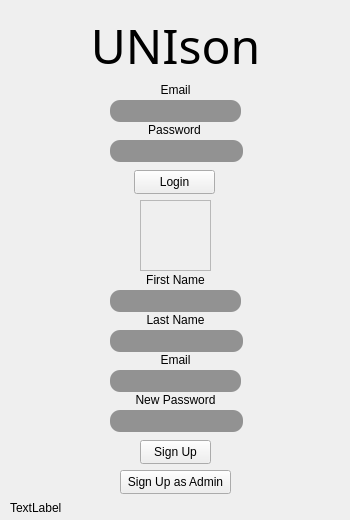
<?xml version="1.0" encoding="UTF-8"?>
<ui version="4.0">
 <class>login</class>
 <widget class="QMainWindow" name="login">
  <property name="geometry">
   <rect>
    <x>0</x>
    <y>0</y>
    <width>350</width>
    <height>520</height>
   </rect>
  </property>
  <property name="minimumSize">
   <size>
    <width>350</width>
    <height>520</height>
   </size>
  </property>
  <property name="maximumSize">
   <size>
    <width>350</width>
    <height>520</height>
   </size>
  </property>
  <property name="windowTitle">
   <string>Login</string>
  </property>
  <property name="styleSheet">
   <string notr="true">QLineEdit{

border-radius: 10px;
background-color: #929292;
color: white;
}
</string>
  </property>
  <widget class="QWidget" name="centralwidget">
   <property name="styleSheet">
    <string notr="true"/>
   </property>
   <widget class="QLabel" name="label_2">
    <property name="geometry">
     <rect>
      <x>10</x>
      <y>330</y>
      <width>331</width>
      <height>31</height>
     </rect>
    </property>
    <property name="font">
     <font>
      <pointsize>16</pointsize>
     </font>
    </property>
    <property name="text">
     <string/>
    </property>
    <property name="alignment">
     <set>Qt::AlignCenter</set>
    </property>
   </widget>
   <widget class="QLabel" name="lNameLabel">
    <property name="geometry">
     <rect>
      <x>10</x>
      <y>310</y>
      <width>331</width>
      <height>20</height>
     </rect>
    </property>
    <property name="text">
     <string>Last Name</string>
    </property>
    <property name="alignment">
     <set>Qt::AlignCenter</set>
    </property>
   </widget>
   <widget class="QLabel" name="emailLabel_2">
    <property name="geometry">
     <rect>
      <x>10</x>
      <y>350</y>
      <width>331</width>
      <height>20</height>
     </rect>
    </property>
    <property name="text">
     <string>Email</string>
    </property>
    <property name="alignment">
     <set>Qt::AlignCenter</set>
    </property>
   </widget>
   <widget class="QPushButton" name="signUpButton">
    <property name="geometry">
     <rect>
      <x>140</x>
      <y>440</y>
      <width>71</width>
      <height>24</height>
     </rect>
    </property>
    <property name="text">
     <string>Sign Up</string>
    </property>
   </widget>
   <widget class="QLineEdit" name="signUpLName">
    <property name="geometry">
     <rect>
      <x>110</x>
      <y>330</y>
      <width>133</width>
      <height>22</height>
     </rect>
    </property>
   </widget>
   <widget class="QLineEdit" name="loginPassword">
    <property name="geometry">
     <rect>
      <x>110</x>
      <y>140</y>
      <width>133</width>
      <height>22</height>
     </rect>
    </property>
    <property name="text">
     <string/>
    </property>
   </widget>
   <widget class="QLineEdit" name="signUpPassword">
    <property name="geometry">
     <rect>
      <x>110</x>
      <y>410</y>
      <width>133</width>
      <height>22</height>
     </rect>
    </property>
   </widget>
   <widget class="QLineEdit" name="signUpFName">
    <property name="geometry">
     <rect>
      <x>110</x>
      <y>290</y>
      <width>131</width>
      <height>22</height>
     </rect>
    </property>
   </widget>
   <widget class="QLabel" name="passwordLabel">
    <property name="geometry">
     <rect>
      <x>9</x>
      <y>120</y>
      <width>331</width>
      <height>20</height>
     </rect>
    </property>
    <property name="text">
     <string>Password</string>
    </property>
    <property name="alignment">
     <set>Qt::AlignCenter</set>
    </property>
   </widget>
   <widget class="QLineEdit" name="loginName">
    <property name="geometry">
     <rect>
      <x>110</x>
      <y>100</y>
      <width>131</width>
      <height>22</height>
     </rect>
    </property>
   </widget>
   <widget class="QLabel" name="fNameLabel">
    <property name="geometry">
     <rect>
      <x>10</x>
      <y>270</y>
      <width>331</width>
      <height>20</height>
     </rect>
    </property>
    <property name="text">
     <string>First Name</string>
    </property>
    <property name="alignment">
     <set>Qt::AlignCenter</set>
    </property>
   </widget>
   <widget class="QPushButton" name="loginButton">
    <property name="geometry">
     <rect>
      <x>134</x>
      <y>170</y>
      <width>81</width>
      <height>24</height>
     </rect>
    </property>
    <property name="text">
     <string>Login</string>
    </property>
   </widget>
   <widget class="QLineEdit" name="signUpEmail">
    <property name="geometry">
     <rect>
      <x>110</x>
      <y>370</y>
      <width>131</width>
      <height>22</height>
     </rect>
    </property>
   </widget>
   <widget class="QLabel" name="newPasswordLabel">
    <property name="geometry">
     <rect>
      <x>10</x>
      <y>390</y>
      <width>331</width>
      <height>20</height>
     </rect>
    </property>
    <property name="text">
     <string>New Password</string>
    </property>
    <property name="alignment">
     <set>Qt::AlignCenter</set>
    </property>
   </widget>
   <widget class="QLabel" name="emailLabel">
    <property name="geometry">
     <rect>
      <x>10</x>
      <y>80</y>
      <width>331</width>
      <height>20</height>
     </rect>
    </property>
    <property name="text">
     <string>Email</string>
    </property>
    <property name="alignment">
     <set>Qt::AlignCenter</set>
    </property>
   </widget>
   <widget class="QLabel" name="connectionLabel">
    <property name="geometry">
     <rect>
      <x>10</x>
      <y>500</y>
      <width>101</width>
      <height>16</height>
     </rect>
    </property>
    <property name="text">
     <string>TextLabel</string>
    </property>
   </widget>
   <widget class="QPushButton" name="adminSignUpButton">
    <property name="geometry">
     <rect>
      <x>120</x>
      <y>470</y>
      <width>111</width>
      <height>24</height>
     </rect>
    </property>
    <property name="text">
     <string>Sign Up as Admin</string>
    </property>
   </widget>
   <widget class="QFrame" name="frame">
    <property name="geometry">
     <rect>
      <x>140</x>
      <y>200</y>
      <width>71</width>
      <height>71</height>
     </rect>
    </property>
    <property name="styleSheet">
     <string notr="true">border-image: url(:/img/logo.png);</string>
    </property>
    <property name="frameShape">
     <enum>QFrame::StyledPanel</enum>
    </property>
    <property name="frameShadow">
     <enum>QFrame::Raised</enum>
    </property>
   </widget>
   <widget class="QLabel" name="label">
    <property name="geometry">
     <rect>
      <x>10</x>
      <y>10</y>
      <width>331</width>
      <height>71</height>
     </rect>
    </property>
    <property name="font">
     <font>
      <family>Maiandra GD</family>
      <pointsize>36</pointsize>
     </font>
    </property>
    <property name="text">
     <string>UNIson</string>
    </property>
    <property name="alignment">
     <set>Qt::AlignCenter</set>
    </property>
   </widget>
   <zorder>frame</zorder>
   <zorder>label_2</zorder>
   <zorder>lNameLabel</zorder>
   <zorder>emailLabel_2</zorder>
   <zorder>signUpButton</zorder>
   <zorder>signUpLName</zorder>
   <zorder>loginPassword</zorder>
   <zorder>signUpPassword</zorder>
   <zorder>signUpFName</zorder>
   <zorder>passwordLabel</zorder>
   <zorder>loginName</zorder>
   <zorder>fNameLabel</zorder>
   <zorder>loginButton</zorder>
   <zorder>signUpEmail</zorder>
   <zorder>newPasswordLabel</zorder>
   <zorder>emailLabel</zorder>
   <zorder>connectionLabel</zorder>
   <zorder>adminSignUpButton</zorder>
   <zorder>label</zorder>
  </widget>
 </widget>
 <resources/>
 <connections/>
</ui>
